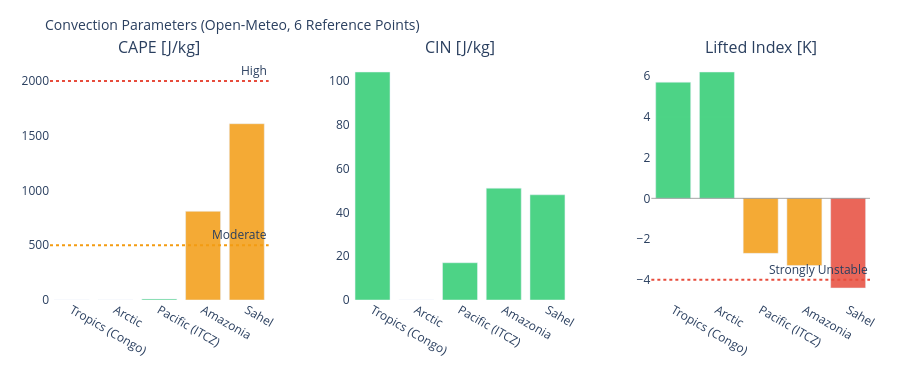

This figure's notebook cell:
### Markdown cell above
---
## 3. Visualizations

### Code cell
# ============================================================
# CAPE / CIN / LIFTED INDEX – Convection potential
# ============================================================

if not df_atm.empty:
    fig = make_subplots(
        rows=1, cols=3,
        subplot_titles=['CAPE [J/kg]', 'CIN [J/kg]', 'Lifted Index [K]'],
        horizontal_spacing=0.1
    )
    pts = df_atm['point'].tolist()
    pt_colors = ['#E85D24','#185FA5','#888780','#378ADD','#639922','#F2A623']

    # CAPE – höher = mehr Gewitterpotential
    cape_vals = df_atm['cape'].fillna(0).tolist()
    cape_colors = ['#e74c3c' if v > 2000 else '#f39c12' if v > 500 else '#2ecc71'
                   for v in cape_vals]
    fig.add_trace(go.Bar(x=pts, y=cape_vals, marker_color=cape_colors,
                         opacity=0.85, showlegend=False), row=1, col=1)
    fig.add_hline(y=2000, line_dash='dot', line_color='#e74c3c',
                  annotation_text='High', row=1, col=1)
    fig.add_hline(y=500,  line_dash='dot', line_color='#f39c12',
                  annotation_text='Moderate', row=1, col=1)

    # CIN – negativer = stärker gedeckelt (weniger Auslöse)
    cin_vals = df_atm['cin'].fillna(0).tolist()
    cin_colors = ['#e74c3c' if v < -200 else '#f39c12' if v < -50 else '#2ecc71'
                  for v in cin_vals]
    fig.add_trace(go.Bar(x=pts, y=cin_vals, marker_color=cin_colors,
                         opacity=0.85, showlegend=False), row=1, col=2)

    # Lifted Index – negativ = instabil
    li_vals = df_atm['li'].fillna(0).tolist()
    li_colors = ['#e74c3c' if v < -4 else '#f39c12' if v < 0 else '#2ecc71'
                 for v in li_vals]
    fig.add_trace(go.Bar(x=pts, y=li_vals, marker_color=li_colors,
                         opacity=0.85, showlegend=False), row=1, col=3)
    fig.add_hline(y=0, line_color='gray', line_width=0.7, row=1, col=3)
    fig.add_hline(y=-4, line_dash='dot', line_color='#e74c3c',
                  annotation_text='Strongly Unstable', row=1, col=3)

    fig.update_layout(
        title=dict(text='Convection Parameters (Open-Meteo, 6 Reference Points)', font=dict(size=14)),
        height=380, plot_bgcolor='rgba(0,0,0,0)', paper_bgcolor='rgba(0,0,0,0)',
        margin=dict(l=50, r=30, t=60, b=80)
    )
    fig.update_xaxes(tickangle=30)
    fig.show()

### Figure 1 — Plotly figure (JSON) as saved in the notebook; plotly's stock layout.template omitted (floating-point values rounded to 4 significant figures)
{"data": [{"marker": {"color": ["#2ecc71", "#2ecc71", "#2ecc71", "#f39c12", "#f39c12"]}, "opacity": 0.85, "showlegend": false, "type": "bar", "x": ["Tropics (Congo)", "Arctic", "Pacific (ITCZ)", "Amazonia", "Sahel"], "xaxis": "x", "y": [0.0, 0.0, 10.0, 810.0, 1610.0], "yaxis": "y"}, {"marker": {"color": ["#2ecc71", "#2ecc71", "#2ecc71", "#2ecc71", "#2ecc71"]}, "opacity": 0.85, "showlegend": false, "type": "bar", "x": ["Tropics (Congo)", "Arctic", "Pacific (ITCZ)", "Amazonia", "Sahel"], "xaxis": "x2", "y": [104.0, 0.0, 17.0, 51.0, 48.0], "yaxis": "y2"}, {"marker": {"color": ["#2ecc71", "#2ecc71", "#f39c12", "#f39c12", "#e74c3c"]}, "opacity": 0.85, "showlegend": false, "type": "bar", "x": ["Tropics (Congo)", "Arctic", "Pacific (ITCZ)", "Amazonia", "Sahel"], "xaxis": "x3", "y": [5.7, 6.2, -2.7, -3.3, -4.4], "yaxis": "y3"}], "layout": {"annotations": [{"font": {"size": 16}, "showarrow": false, "text": "CAPE [J/kg]", "x": 0.1333, "xanchor": "center", "xref": "paper", "y": 1.0, "yanchor": "bottom", "yref": "paper"}, {"font": {"size": 16}, "showarrow": false, "text": "CIN [J/kg]", "x": 0.5, "xanchor": "center", "xref": "paper", "y": 1.0, "yanchor": "bottom", "yref": "paper"}, {"font": {"size": 16}, "showarrow": false, "text": "Lifted Index [K]", "x": 0.8667, "xanchor": "center", "xref": "paper", "y": 1.0, "yanchor": "bottom", "yref": "paper"}, {"showarrow": false, "text": "High", "x": 1, "xanchor": "right", "xref": "x domain", "y": 2000, "yanchor": "bottom", "yref": "y"}, {"showarrow": false, "text": "Moderate", "x": 1, "xanchor": "right", "xref": "x domain", "y": 500, "yanchor": "bottom", "yref": "y"}, {"showarrow": false, "text": "Strongly Unstable", "x": 1, "xanchor": "right", "xref": "x3 domain", "y": -4, "yanchor": "bottom", "yref": "y3"}], "height": 380, "margin": {"b": 80, "l": 50, "r": 30, "t": 60}, "paper_bgcolor": "rgba(0,0,0,0)", "plot_bgcolor": "rgba(0,0,0,0)", "shapes": [{"line": {"color": "#e74c3c", "dash": "dot"}, "type": "line", "x0": 0, "x1": 1, "xref": "x domain", "y0": 2000, "y1": 2000, "yref": "y"}, {"line": {"color": "#f39c12", "dash": "dot"}, "type": "line", "x0": 0, "x1": 1, "xref": "x domain", "y0": 500, "y1": 500, "yref": "y"}, {"line": {"color": "gray", "width": 0.7}, "type": "line", "x0": 0, "x1": 1, "xref": "x3 domain", "y0": 0, "y1": 0, "yref": "y3"}, {"line": {"color": "#e74c3c", "dash": "dot"}, "type": "line", "x0": 0, "x1": 1, "xref": "x3 domain", "y0": -4, "y1": -4, "yref": "y3"}], "title": {"font": {"size": 14}, "text": "Convection Parameters (Open-Meteo, 6 Reference Points)"}, "xaxis": {"anchor": "y", "domain": [0.0, 0.2667], "tickangle": 30}, "xaxis2": {"anchor": "y2", "domain": [0.3667, 0.6333], "tickangle": 30}, "xaxis3": {"anchor": "y3", "domain": [0.7333, 1.0], "tickangle": 30}, "yaxis": {"anchor": "x", "domain": [0.0, 1.0]}, "yaxis2": {"anchor": "x2", "domain": [0.0, 1.0]}, "yaxis3": {"anchor": "x3", "domain": [0.0, 1.0]}}}
